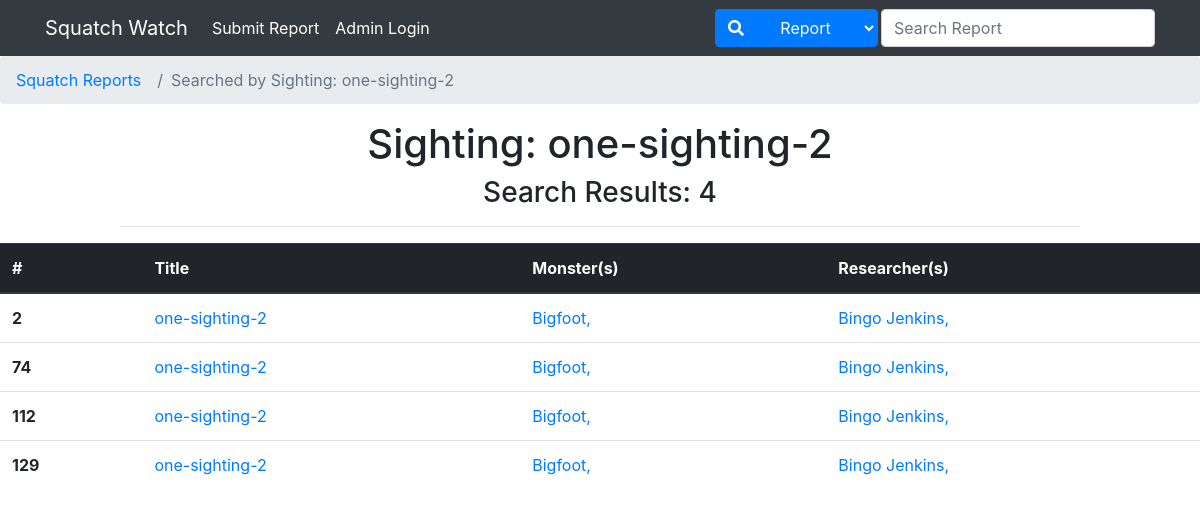
The page /search/sighting/one-sighting-2/ on the database its author committed.
### monsters/models.py (models this page shows, shortened)
class Sighting(models.Model):
    title = models.CharField(max_length=200)
    researcher = models.ManyToManyField(Researcher)#REF researcher
    monster = models.ManyToManyField(Monster) #REF montster
    timestamp = models.DateTimeField(default=datetime.now)
    latitude = models.FloatField()
    longitude = models.FloatField()

class Monster(models.Model):
    name = models.CharField(max_length=200)

class Researcher(models.Model):
    name = models.CharField(max_length=200)

### monsters/views.py (the view)
# urls.py: path('search/sighting/<str:title>/', views.search_sighting_title, name='search_sighting_title'),
def search_sighting_title(request, title):
    title = " ".join(title.split("%20"))
    query = { 'type':"Sighting", "content":title}
    sightings = Sighting.objects.filter(title=title) #Grabs sightng by the given id from the passed header
    sighting_list = []
    counter = 0
    for sighting in sightings:
        sighting_list.append({
            'id': sighting.id,
            'title': sighting.title,
            'monsters': set([monster.name for monster in sighting.monster.all()]),
            'researchers': set([researcher.name for researcher in sighting.researcher.all()]),
        })
        counter = counter + 1
    context = {
        'query': query,
        'results': sighting_list,
        'result_num': counter
    }
    return render(request, 'monsters/search_result.html', context)

### monsters/templates/monsters/search_result.html
{% extends "monsters/layout.html" %}
{% block content %}
<nav aria-label="breadcrumb">
    <ol class="breadcrumb">
        <li class="breadcrumb-item"><a href="/">Squatch Reports</a></li>
        <li class="breadcrumb-item active" aria-current="page">Searched by {{query.type}}: {{query.content}}</li>
    </ol>
    </nav>
    <h1 style="text-align: center;">{{query.type}}: {{query.content}}</h1>
    <h3 style="text-align: center;">Search Results: {{result_num}}</h3>
    {% if result_num <= 0 %}
        <h4 style="text-align: center;">Sorry, no search results found! :(</h3>
        <hr style="width: 80%">
        <table class="table table-hover">
            <thead class="thead-dark">
                <tr>
                    <th scope="col">#</th>
                    <th scope="col">Title</th>
                    <th scope="col">Monster(s)</th>
                    <th scope="col">Researcher(s)</th>
                </tr>
            </thead>
        </table>
    {% else %}
        <hr style="width: 80%">
        <table class="table table-hover">
            <thead class="thead-dark">
                <tr>
                    <th scope="col">#</th>
                    <th scope="col">Title</th>
                    <th scope="col">Monster(s)</th>
                    <th scope="col">Researcher(s)</th>
                </tr>
            </thead>
            <tbody>
                {% for result in results %}
                    <tr >
                        <th scope="row">{{result.id}}</th>
                        <td>
                            <a href=/report/sighting/{{result.id}}>{{result.title}}</a>
                        </td>
                        <td>
                            {% for monster in result.monsters %}
                                <a href="/search/monster/{{monster}}">{{monster}},</a>
                            {% endfor %}
                        </td>
                        <td>
                            {% for researcher in result.researchers %}
                                <a href="/search/researcher/{{researcher}}">{{researcher}},</a>
                            {% endfor %}
                        </td>
                    </tr>
                {% endfor %}
            </tbody>
        </table>
    {% endif %}
{% endblock%}

### rows shown on the page
Sighting: title "one-sighting-2"
Monster: monsters "Bigfoot"
Researcher: researchers "Bingo Jenkins"
Sighting: title "one-sighting-2"
Monster: monsters "Bigfoot"
Researcher: researchers "Bingo Jenkins"
Sighting: title "one-sighting-2"
Monster: monsters "Bigfoot"
Researcher: researchers "Bingo Jenkins"
Sighting: title "one-sighting-2"
Monster: monsters "Bigfoot"
Researcher: researchers "Bingo Jenkins"

### other values the page prints
{{ query.type }} "Sighting"
{{ query.content }} "one-sighting-2"
{{ result_num }} "4"
{{ result.id }} "2" "74" "112" "129"
